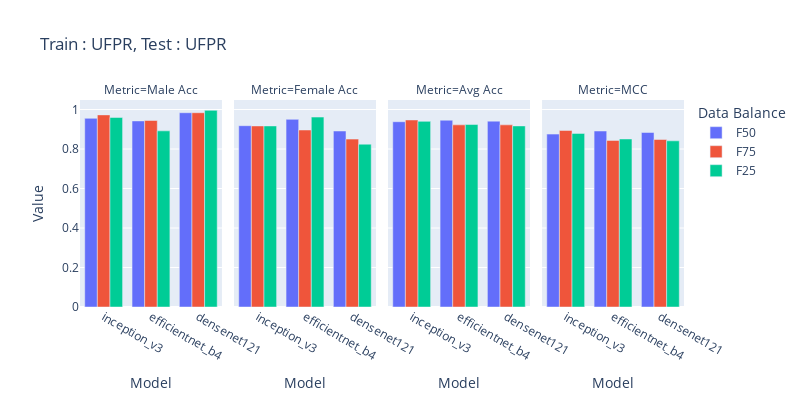

Notebook cell for this chart:
### Code cell
df_50 = pd.read_csv('/home/sreeraj/lab/nsf/final_eval/results/across_model_ufpr_gender.csv',)
df_50['Data Balance'] = 'F50'

df = pd.read_csv('/home/sreeraj/lab/nsf/final_eval/results/across_databalance_ufpr_gender.csv',)
df['Data Balance'] = df.Model.apply(lambda x:float(x.split('_')[-1]))
df['Data Balance'] = df['Data Balance'].apply(lambda x:f'F{int(x*100)}')
df.Model = df.Model.apply(lambda x: '_'.join(x.split('_')[:-1]))


df_50 = df_50[df_50.Model.isin(df.Model.unique())]
df = pd.concat([df_50, df])


df_macc = deepcopy(df)
df_macc['Value'] = df_macc['Male Acc']
df_macc['Metric'] = 'Male Acc'

df_facc = deepcopy(df)
df_facc['Value'] = df_facc['Female Acc']
df_facc['Metric'] = 'Female Acc'

df_oacc = deepcopy(df)
df_oacc['Value'] = df_facc['Avg Acc']
df_oacc['Metric'] = 'Avg Acc'

df_mcc = deepcopy(df)
df_mcc['Value'] = df_facc['MCC']
df_mcc['Metric'] = 'MCC'

df = pd.concat([df_macc, df_facc, df_oacc, df_mcc])
fig = px.bar(df, x='Model', y='Value', color='Data Balance', title='Train : UFPR, Test : UFPR', barmode='group', labels={'value': 'Acc/MCC', 'variable': 'Metrics'},width=800, height=400, facet_col='Metric')
fig.show()

### Figure 1 — Plotly figure (JSON) as saved in the notebook; plotly's stock layout.template omitted (floating-point values rounded to 4 significant figures)
{"data": [{"alignmentgroup": "True", "hovertemplate": "Data Balance=F50<br>Metric=Male Acc<br>Model=%{x}<br>Value=%{y}<extra></extra>", "legendgroup": "F50", "marker": {"color": "#636efa", "pattern": {"shape": ""}}, "name": "F50", "offsetgroup": "F50", "orientation": "v", "showlegend": true, "textposition": "auto", "type": "bar", "x": ["inception_v3", "efficientnet_b4", "densenet121"], "xaxis": "x", "y": [0.9552, 0.9421, 0.9836], "yaxis": "y"}, {"alignmentgroup": "True", "hovertemplate": "Data Balance=F50<br>Metric=Female Acc<br>Model=%{x}<br>Value=%{y}<extra></extra>", "legendgroup": "F50", "marker": {"color": "#636efa", "pattern": {"shape": ""}}, "name": "F50", "offsetgroup": "F50", "orientation": "v", "showlegend": false, "textposition": "auto", "type": "bar", "x": ["inception_v3", "efficientnet_b4", "densenet121"], "xaxis": "x2", "y": [0.9179, 0.95, 0.891], "yaxis": "y2"}, {"alignmentgroup": "True", "hovertemplate": "Data Balance=F50<br>Metric=Avg Acc<br>Model=%{x}<br>Value=%{y}<extra></extra>", "legendgroup": "F50", "marker": {"color": "#636efa", "pattern": {"shape": ""}}, "name": "F50", "offsetgroup": "F50", "orientation": "v", "showlegend": false, "textposition": "auto", "type": "bar", "x": ["inception_v3", "efficientnet_b4", "densenet121"], "xaxis": "x3", "y": [0.9381, 0.9457, 0.941], "yaxis": "y3"}, {"alignmentgroup": "True", "hovertemplate": "Data Balance=F50<br>Metric=MCC<br>Model=%{x}<br>Value=%{y}<extra></extra>", "legendgroup": "F50", "marker": {"color": "#636efa", "pattern": {"shape": ""}}, "name": "F50", "offsetgroup": "F50", "orientation": "v", "showlegend": false, "textposition": "auto", "type": "bar", "x": ["inception_v3", "efficientnet_b4", "densenet121"], "xaxis": "x4", "y": [0.8754, 0.891, 0.8836], "yaxis": "y4"}, {"alignmentgroup": "True", "hovertemplate": "Data Balance=F75<br>Metric=Male Acc<br>Model=%{x}<br>Value=%{y}<extra></extra>", "legendgroup": "F75", "marker": {"color": "#EF553B", "pattern": {"shape": ""}}, "name": "F75", "offsetgroup": "F75", "orientation": "v", "showlegend": true, "textposition": "auto", "type": "bar", "x": ["efficientnet_b4", "inception_v3", "densenet121"], "xaxis": "x", "y": [0.9443, 0.9727, 0.9836], "yaxis": "y"}, {"alignmentgroup": "True", "hovertemplate": "Data Balance=F75<br>Metric=Female Acc<br>Model=%{x}<br>Value=%{y}<extra></extra>", "legendgroup": "F75", "marker": {"color": "#EF553B", "pattern": {"shape": ""}}, "name": "F75", "offsetgroup": "F75", "orientation": "v", "showlegend": false, "textposition": "auto", "type": "bar", "x": ["efficientnet_b4", "inception_v3", "densenet121"], "xaxis": "x2", "y": [0.8962, 0.9167, 0.85], "yaxis": "y2"}, {"alignmentgroup": "True", "hovertemplate": "Data Balance=F75<br>Metric=Avg Acc<br>Model=%{x}<br>Value=%{y}<extra></extra>", "legendgroup": "F75", "marker": {"color": "#EF553B", "pattern": {"shape": ""}}, "name": "F75", "offsetgroup": "F75", "orientation": "v", "showlegend": false, "textposition": "auto", "type": "bar", "x": ["efficientnet_b4", "inception_v3", "densenet121"], "xaxis": "x3", "y": [0.9221, 0.9469, 0.9221], "yaxis": "y3"}, {"alignmentgroup": "True", "hovertemplate": "Data Balance=F75<br>Metric=MCC<br>Model=%{x}<br>Value=%{y}<extra></extra>", "legendgroup": "F75", "marker": {"color": "#EF553B", "pattern": {"shape": ""}}, "name": "F75", "offsetgroup": "F75", "orientation": "v", "showlegend": false, "textposition": "auto", "type": "bar", "x": ["efficientnet_b4", "inception_v3", "densenet121"], "xaxis": "x4", "y": [0.8433, 0.8937, 0.8481], "yaxis": "y4"}, {"alignmentgroup": "True", "hovertemplate": "Data Balance=F25<br>Metric=Male Acc<br>Model=%{x}<br>Value=%{y}<extra></extra>", "legendgroup": "F25", "marker": {"color": "#00cc96", "pattern": {"shape": ""}}, "name": "F25", "offsetgroup": "F25", "orientation": "v", "showlegend": true, "textposition": "auto", "type": "bar", "x": ["densenet121", "inception_v3", "efficientnet_b4"], "xaxis": "x", "y": [0.9956, 0.9596, 0.8918], "yaxis": "y"}, {"alignmentgroup": "True", "hovertemplate": "Data Balance=F25<br>Metric=Female Acc<br>Model=%{x}<br>Value=%{y}<extra></extra>", "legendgroup": "F25", "marker": {"color": "#00cc96", "pattern": {"shape": ""}}, "name": "F25", "offsetgroup": "F25", "orientation": "v", "showlegend": false, "textposition": "auto", "type": "bar", "x": ["densenet121", "inception_v3", "efficientnet_b4"], "xaxis": "x2", "y": [0.8244, 0.9167, 0.9615], "yaxis": "y2"}, {"alignmentgroup": "True", "hovertemplate": "Data Balance=F25<br>Metric=Avg Acc<br>Model=%{x}<br>Value=%{y}<extra></extra>", "legendgroup": "F25", "marker": {"color": "#00cc96", "pattern": {"shape": ""}}, "name": "F25", "offsetgroup": "F25", "orientation": "v", "showlegend": false, "textposition": "auto", "type": "bar", "x": ["densenet121", "inception_v3", "efficientnet_b4"], "xaxis": "x3", "y": [0.9168, 0.9398, 0.9239], "yaxis": "y3"}, {"alignmentgroup": "True", "hovertemplate": "Data Balance=F25<br>Metric=MCC<br>Model=%{x}<br>Value=%{y}<extra></extra>", "legendgroup": "F25", "marker": {"color": "#00cc96", "pattern": {"shape": ""}}, "name": "F25", "offsetgroup": "F25", "orientation": "v", "showlegend": false, "textposition": "auto", "type": "bar", "x": ["densenet121", "inception_v3", "efficientnet_b4"], "xaxis": "x4", "y": [0.8413, 0.879, 0.8506], "yaxis": "y4"}], "layout": {"annotations": [{"font": {}, "showarrow": false, "text": "Metric=Male Acc", "x": 0.1175, "xanchor": "center", "xref": "paper", "y": 1, "yanchor": "bottom", "yref": "paper"}, {"font": {}, "showarrow": false, "text": "Metric=Female Acc", "x": 0.3725, "xanchor": "center", "xref": "paper", "y": 1, "yanchor": "bottom", "yref": "paper"}, {"font": {}, "showarrow": false, "text": "Metric=Avg Acc", "x": 0.6275, "xanchor": "center", "xref": "paper", "y": 1, "yanchor": "bottom", "yref": "paper"}, {"font": {}, "showarrow": false, "text": "Metric=MCC", "x": 0.8825, "xanchor": "center", "xref": "paper", "y": 1, "yanchor": "bottom", "yref": "paper"}], "barmode": "group", "height": 400, "legend": {"title": {"text": "Data Balance"}, "tracegroupgap": 0}, "title": {"text": "Train : UFPR, Test : UFPR"}, "width": 800, "xaxis": {"anchor": "y", "domain": [0, 0.235], "title": {"text": "Model"}}, "xaxis2": {"anchor": "y2", "domain": [0.255, 0.49], "matches": "x", "title": {"text": "Model"}}, "xaxis3": {"anchor": "y3", "domain": [0.51, 0.745], "matches": "x", "title": {"text": "Model"}}, "xaxis4": {"anchor": "y4", "domain": [0.765, 1.0], "matches": "x", "title": {"text": "Model"}}, "yaxis": {"anchor": "x", "domain": [0, 1], "title": {"text": "Value"}}, "yaxis2": {"anchor": "x2", "domain": [0, 1], "matches": "y", "showticklabels": false}, "yaxis3": {"anchor": "x3", "domain": [0, 1], "matches": "y", "showticklabels": false}, "yaxis4": {"anchor": "x4", "domain": [0, 1], "matches": "y", "showticklabels": false}}}
